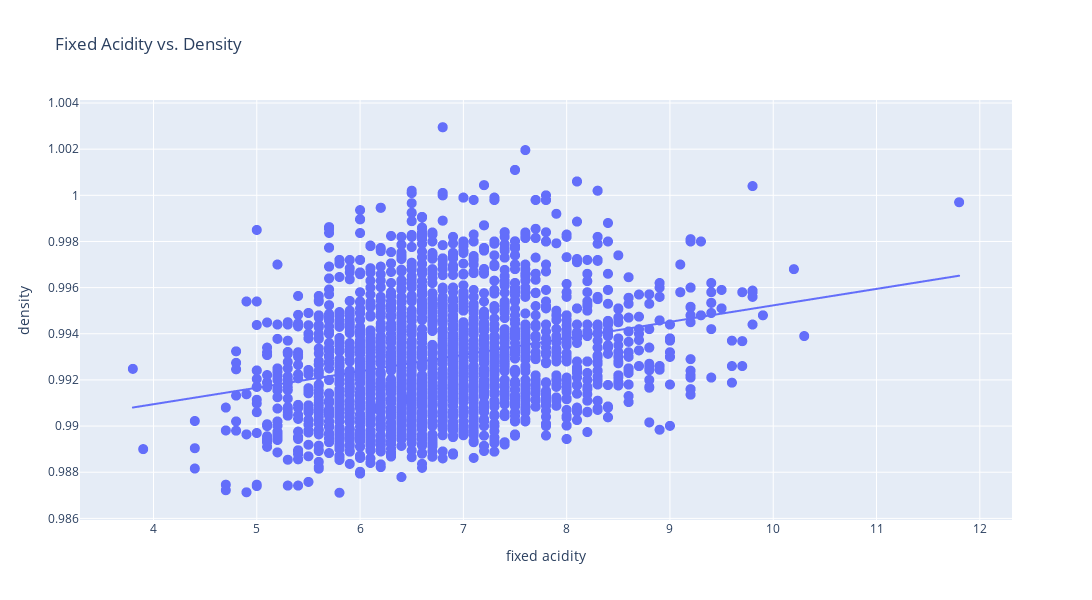

Source (notebook cell):
### Code cell
import plotly.express as px

fig = px.scatter(
    df,
    x='fixed acidity',
    y='density',
    trendline='ols',
    title='Fixed Acidity vs. Density'
)

fig.update_traces(marker=dict(size=10))
fig.update_layout(width=1200, height=600)

fig.show()

### Figure 1 — Plotly figure (JSON) as saved in the notebook; plotly's stock layout.template omitted (floating-point values rounded to 4 significant figures; data arrays with more than 128 entries replaced by an {"elided": "..."} marker saying what was removed)
{"data": [{"hovertemplate": "fixed acidity=%{x}<br>density=%{y}<extra></extra>", "legendgroup": "", "marker": {"color": "#636efa", "size": 10, "symbol": "circle"}, "mode": "markers", "name": "", "showlegend": false, "type": "scattergl", "x": {"elided": "3090 float values"}, "xaxis": "x", "y": {"elided": "3090 float values"}, "yaxis": "y"}, {"hovertemplate": "<b>OLS trendline</b><br>density = 0.000713979 * fixed acidity + 0.988091<br>R<sup>2</sup>=0.057994<br><br>fixed acidity=%{x}<br>density=%{y} <b>(trend)</b><extra></extra>", "legendgroup": "", "marker": {"color": "#636efa", "size": 10, "symbol": "circle"}, "mode": "lines", "name": "", "showlegend": false, "type": "scattergl", "x": {"elided": "3090 float values"}, "xaxis": "x", "y": {"elided": "3090 float values"}, "yaxis": "y"}], "layout": {"height": 600, "legend": {"tracegroupgap": 0}, "title": {"text": "Fixed Acidity vs. Density"}, "width": 1200, "xaxis": {"anchor": "y", "autorange": true, "domain": [0, 1], "range": [3.295, 12.3], "title": {"text": "fixed acidity"}, "type": "linear"}, "yaxis": {"anchor": "x", "autorange": true, "domain": [0, 1], "range": [0.9859, 1.004], "title": {"text": "density"}, "type": "linear"}}}
